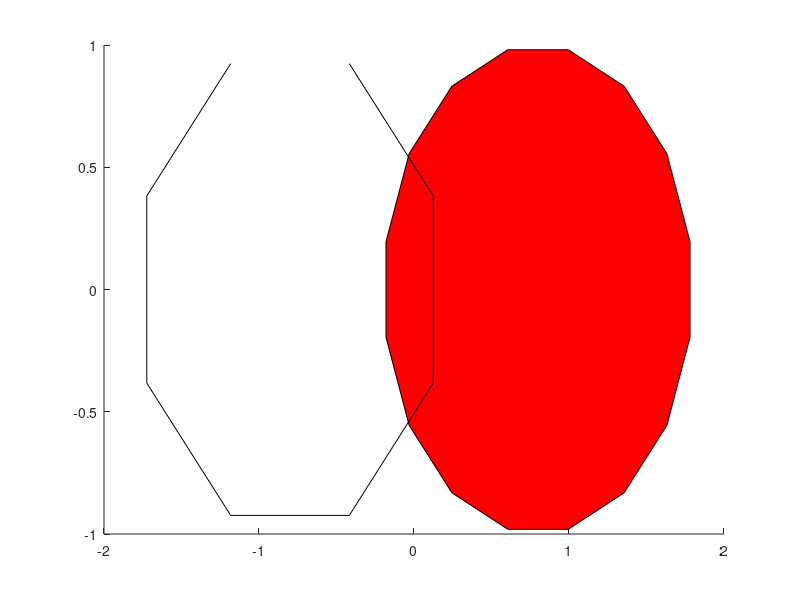

This figure's MATLAB source:
%=============================================================================
% Copyright (c) 2016-present Allan CORNET (Nelson)
%=============================================================================
% This file is part of Nelson.
%=============================================================================
% LICENCE_BLOCK_BEGIN
% SPDX-License-Identifier: LGPL-3.0-or-later
% LICENCE_BLOCK_END
%=============================================================================
% <--ADV-CLI MODE-->
%=============================================================================
figure();
t1 = (1 / 16:1 / 8:1)' * 2 * pi;
t2 = ((1 / 16:1 / 16:1)' + 1 / 32) * 2 * pi;
x1 = sin(t1) - 0.8;
y1 = cos(t1);
x2 = sin(t2) + 0.8;
y2 = cos(t2);
p = patch([[x1; NaN(8, 1)], x2], [[y1; NaN(8, 1)], y2], 'r');
%=============================================================================
